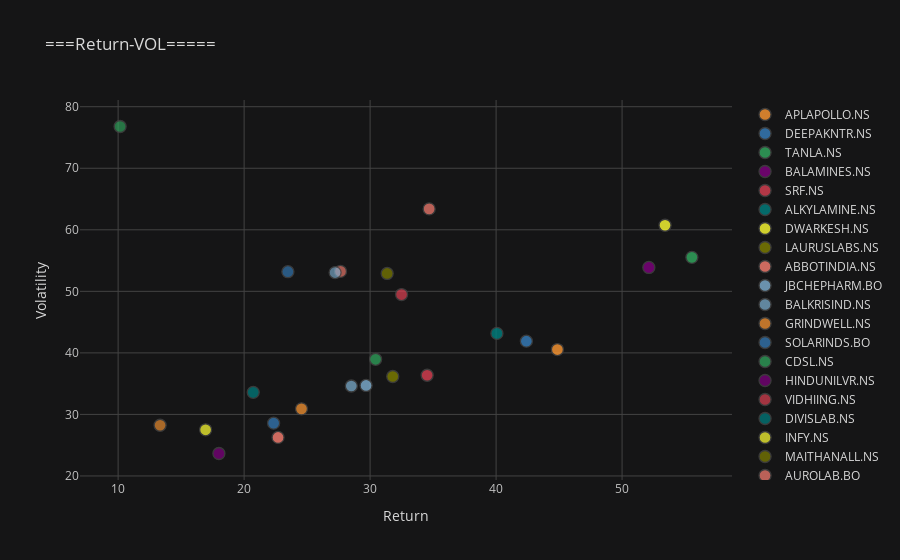

Notebook source saved alongside this figure:
### Code cell
df1.iplot(kind="scatter",
              x="Return%", y='Volatility%',
              mode='markers',
              xTitle="Return", yTitle="Volatility",
              title="===Return-VOL=====", categories="Ticker",theme="solar")

### Figure 1 — Plotly figure (JSON) as saved in the notebook; plotly's stock layout.template omitted (floating-point values rounded to 4 significant figures)
{"data": [{"marker": {"color": "rgba(255, 153, 51, 1.0)", "line": {"width": 1.3}, "opacity": 0.8, "size": 12, "symbol": "circle"}, "mode": "markers", "name": "APLAPOLLO.NS", "textfont": {"color": "#D9D9D9"}, "type": "scatter", "x": [44.87], "y": [40.54]}, {"marker": {"color": "rgba(55, 128, 191, 1.0)", "line": {"width": 1.3}, "opacity": 0.8, "size": 12, "symbol": "circle"}, "mode": "markers", "name": "DEEPAKNTR.NS", "textfont": {"color": "#D9D9D9"}, "type": "scatter", "x": [42.4], "y": [41.9]}, {"marker": {"color": "rgba(50, 171, 96, 1.0)", "line": {"width": 1.3}, "opacity": 0.8, "size": 12, "symbol": "circle"}, "mode": "markers", "name": "TANLA.NS", "textfont": {"color": "#D9D9D9"}, "type": "scatter", "x": [55.54], "y": [55.52]}, {"marker": {"color": "rgba(128, 0, 128, 1.0)", "line": {"width": 1.3}, "opacity": 0.8, "size": 12, "symbol": "circle"}, "mode": "markers", "name": "BALAMINES.NS", "textfont": {"color": "#D9D9D9"}, "type": "scatter", "x": [52.12], "y": [53.88]}, {"marker": {"color": "rgba(219, 64, 82, 1.0)", "line": {"width": 1.3}, "opacity": 0.8, "size": 12, "symbol": "circle"}, "mode": "markers", "name": "SRF.NS", "textfont": {"color": "#D9D9D9"}, "type": "scatter", "x": [34.53], "y": [36.37]}, {"marker": {"color": "rgba(0, 128, 128, 1.0)", "line": {"width": 1.3}, "opacity": 0.8, "size": 12, "symbol": "circle"}, "mode": "markers", "name": "ALKYLAMINE.NS", "textfont": {"color": "#D9D9D9"}, "type": "scatter", "x": [40.07], "y": [43.17]}, {"marker": {"color": "rgba(255, 255, 51, 1.0)", "line": {"width": 1.3}, "opacity": 0.8, "size": 12, "symbol": "circle"}, "mode": "markers", "name": "DWARKESH.NS", "textfont": {"color": "#D9D9D9"}, "type": "scatter", "x": [53.41], "y": [60.74]}, {"marker": {"color": "rgba(128, 128, 0, 1.0)", "line": {"width": 1.3}, "opacity": 0.8, "size": 12, "symbol": "circle"}, "mode": "markers", "name": "LAURUSLABS.NS", "textfont": {"color": "#D9D9D9"}, "type": "scatter", "x": [31.8], "y": [36.16]}, {"marker": {"color": "rgba(251, 128, 114, 1.0)", "line": {"width": 1.3}, "opacity": 0.8, "size": 12, "symbol": "circle"}, "mode": "markers", "name": "ABBOTINDIA.NS", "textfont": {"color": "#D9D9D9"}, "type": "scatter", "x": [22.69], "y": [26.26]}, {"marker": {"color": "rgba(128, 177, 211, 1.0)", "line": {"width": 1.3}, "opacity": 0.8, "size": 12, "symbol": "circle"}, "mode": "markers", "name": "JBCHEPHARM.BO", "textfont": {"color": "#D9D9D9"}, "type": "scatter", "x": [29.68], "y": [34.71]}, {"marker": {"color": "rgba(128, 177, 211, 0.8999999999999999)", "line": {"width": 1.3}, "opacity": 0.8, "size": 12, "symbol": "circle"}, "mode": "markers", "name": "BALKRISIND.NS", "textfont": {"color": "#D9D9D9"}, "type": "scatter", "x": [28.51], "y": [34.62]}, {"marker": {"color": "rgba(255, 153, 51, 0.8999999999999999)", "line": {"width": 1.3}, "opacity": 0.8, "size": 12, "symbol": "circle"}, "mode": "markers", "name": "GRINDWELL.NS", "textfont": {"color": "#D9D9D9"}, "type": "scatter", "x": [24.56], "y": [30.9]}, {"marker": {"color": "rgba(55, 128, 191, 0.8999999999999999)", "line": {"width": 1.3}, "opacity": 0.8, "size": 12, "symbol": "circle"}, "mode": "markers", "name": "SOLARINDS.BO", "textfont": {"color": "#D9D9D9"}, "type": "scatter", "x": [22.34], "y": [28.58]}, {"marker": {"color": "rgba(50, 171, 96, 0.8999999999999999)", "line": {"width": 1.3}, "opacity": 0.8, "size": 12, "symbol": "circle"}, "mode": "markers", "name": "CDSL.NS", "textfont": {"color": "#D9D9D9"}, "type": "scatter", "x": [30.44], "y": [38.96]}, {"marker": {"color": "rgba(128, 0, 128, 0.8999999999999999)", "line": {"width": 1.3}, "opacity": 0.8, "size": 12, "symbol": "circle"}, "mode": "markers", "name": "HINDUNILVR.NS", "textfont": {"color": "#D9D9D9"}, "type": "scatter", "x": [18.0], "y": [23.65]}, {"marker": {"color": "rgba(219, 64, 82, 0.8999999999999999)", "line": {"width": 1.3}, "opacity": 0.8, "size": 12, "symbol": "circle"}, "mode": "markers", "name": "VIDHIING.NS", "textfont": {"color": "#D9D9D9"}, "type": "scatter", "x": [32.5], "y": [49.48]}, {"marker": {"color": "rgba(0, 128, 128, 0.8999999999999999)", "line": {"width": 1.3}, "opacity": 0.8, "size": 12, "symbol": "circle"}, "mode": "markers", "name": "DIVISLAB.NS", "textfont": {"color": "#D9D9D9"}, "type": "scatter", "x": [20.72], "y": [33.59]}, {"marker": {"color": "rgba(255, 255, 51, 0.8999999999999999)", "line": {"width": 1.3}, "opacity": 0.8, "size": 12, "symbol": "circle"}, "mode": "markers", "name": "INFY.NS", "textfont": {"color": "#D9D9D9"}, "type": "scatter", "x": [16.94], "y": [27.5]}, {"marker": {"color": "rgba(128, 128, 0, 0.8999999999999999)", "line": {"width": 1.3}, "opacity": 0.8, "size": 12, "symbol": "circle"}, "mode": "markers", "name": "MAITHANALL.NS", "textfont": {"color": "#D9D9D9"}, "type": "scatter", "x": [31.35], "y": [52.91]}, {"marker": {"color": "rgba(251, 128, 114, 0.8999999999999999)", "line": {"width": 1.3}, "opacity": 0.8, "size": 12, "symbol": "circle"}, "mode": "markers", "name": "AUROLAB.BO", "textfont": {"color": "#D9D9D9"}, "type": "scatter", "x": [34.69], "y": [63.4]}, {"marker": {"color": "rgba(251, 128, 114, 0.7999999999999998)", "line": {"width": 1.3}, "opacity": 0.8, "size": 12, "symbol": "circle"}, "mode": "markers", "name": "NELCO.NS", "textfont": {"color": "#D9D9D9"}, "type": "scatter", "x": [27.65], "y": [53.24]}, {"marker": {"color": "rgba(128, 177, 211, 0.7999999999999998)", "line": {"width": 1.3}, "opacity": 0.8, "size": 12, "symbol": "circle"}, "mode": "markers", "name": "MANALIPETC.NS", "textfont": {"color": "#D9D9D9"}, "type": "scatter", "x": [27.22], "y": [53.05]}, {"marker": {"color": "rgba(255, 153, 51, 0.7999999999999998)", "line": {"width": 1.3}, "opacity": 0.8, "size": 12, "symbol": "circle"}, "mode": "markers", "name": "HCLTECH.NS", "textfont": {"color": "#D9D9D9"}, "type": "scatter", "x": [13.33], "y": [28.24]}, {"marker": {"color": "rgba(55, 128, 191, 0.7999999999999998)", "line": {"width": 1.3}, "opacity": 0.8, "size": 12, "symbol": "circle"}, "mode": "markers", "name": "ACE.NS", "textfont": {"color": "#D9D9D9"}, "type": "scatter", "x": [23.48], "y": [53.19]}, {"marker": {"color": "rgba(50, 171, 96, 0.7999999999999998)", "line": {"width": 1.3}, "opacity": 0.8, "size": 12, "symbol": "circle"}, "mode": "markers", "name": "GPIL.NS", "textfont": {"color": "#D9D9D9"}, "type": "scatter", "x": [10.16], "y": [76.79]}], "layout": {"legend": {"bgcolor": "#151516", "font": {"color": "#D9D9D9"}}, "paper_bgcolor": "#151516", "plot_bgcolor": "#151516", "title": {"font": {"color": "#D9D9D9"}, "text": "===Return-VOL====="}, "xaxis": {"gridcolor": "#434343", "showgrid": true, "tickfont": {"color": "#C2C2C2"}, "title": {"font": {"color": "#D9D9D9"}, "text": "Return"}, "zerolinecolor": "#666570"}, "yaxis": {"gridcolor": "#434343", "showgrid": true, "tickfont": {"color": "#C2C2C2"}, "title": {"font": {"color": "#D9D9D9"}, "text": "Volatility"}, "zerolinecolor": "#666570"}}}
